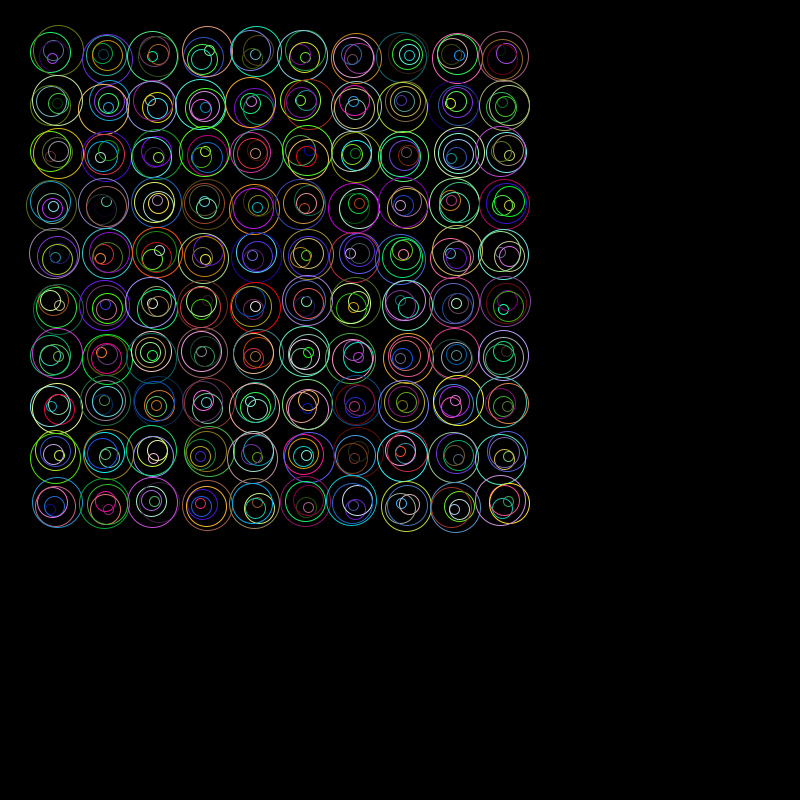
Frame 1 (no input)
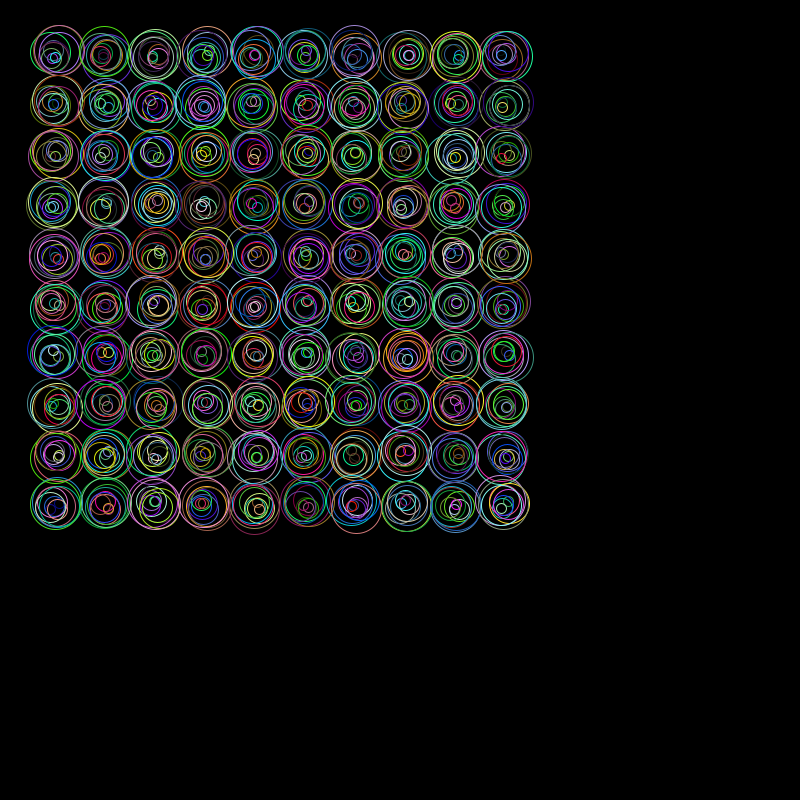
Frame 2 (the mouse pressed at the canvas centre, redrawn once)

The Processing sketch that drew these frames (run headless with seeded random() and noise(); the mouse was pressed at the canvas centre and the sketch redrawn once):

// Processing sketch: sketch_random_concentric_circle_pattern
// ── sketch_random_concentric_circle_pattern.pde
void setup () {
  size (800, 800); 
  background (0);
  ellipseMode(CENTER);
  noFill();
  stroke(0);
  strokeWeight(1);
  noLoop();
}

void draw () {

  for (float i=0; i<10; i++) {
    float x=50;
    x=x+x*i;
    for (float j=0; j<10; j++) {
      float y=50;
      y=y+y*j;
      for (float k=0; k<5; k++) {
        float ir=10;
        float spacing=10;
        float r;

        float rr=random(0, 255);
        float g=random(0, 255);
        float b=random(0, 255);

        stroke(rr, g, b);

        r=ir+spacing*k;
        ellipse (x+random(0, 10), y+random(0, 10), r, r);
      }
    }
  }
}
